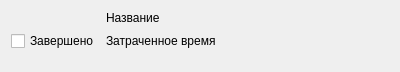
<?xml version="1.0" encoding="UTF-8"?>
<ui version="4.0">
 <class>Form</class>
 <widget class="QWidget" name="Form">
  <property name="geometry">
   <rect>
    <x>0</x>
    <y>0</y>
    <width>400</width>
    <height>72</height>
   </rect>
  </property>
  <property name="windowTitle">
   <string>Form</string>
  </property>
  <layout class="QFormLayout" name="formLayout_2">
   <item row="1" column="0">
    <widget class="QLabel" name="picture_label">
     <property name="text">
      <string/>
     </property>
    </widget>
   </item>
   <item row="1" column="1">
    <widget class="QLabel" name="name_label">
     <property name="text">
      <string>Название</string>
     </property>
    </widget>
   </item>
   <item row="2" column="0">
    <widget class="QCheckBox" name="state_checkbox">
     <property name="text">
      <string>Завершено</string>
     </property>
    </widget>
   </item>
   <item row="2" column="1">
    <widget class="QLabel" name="duration_label">
     <property name="text">
      <string>Затраченное время</string>
     </property>
    </widget>
   </item>
  </layout>
 </widget>
 <resources/>
 <connections/>
</ui>
